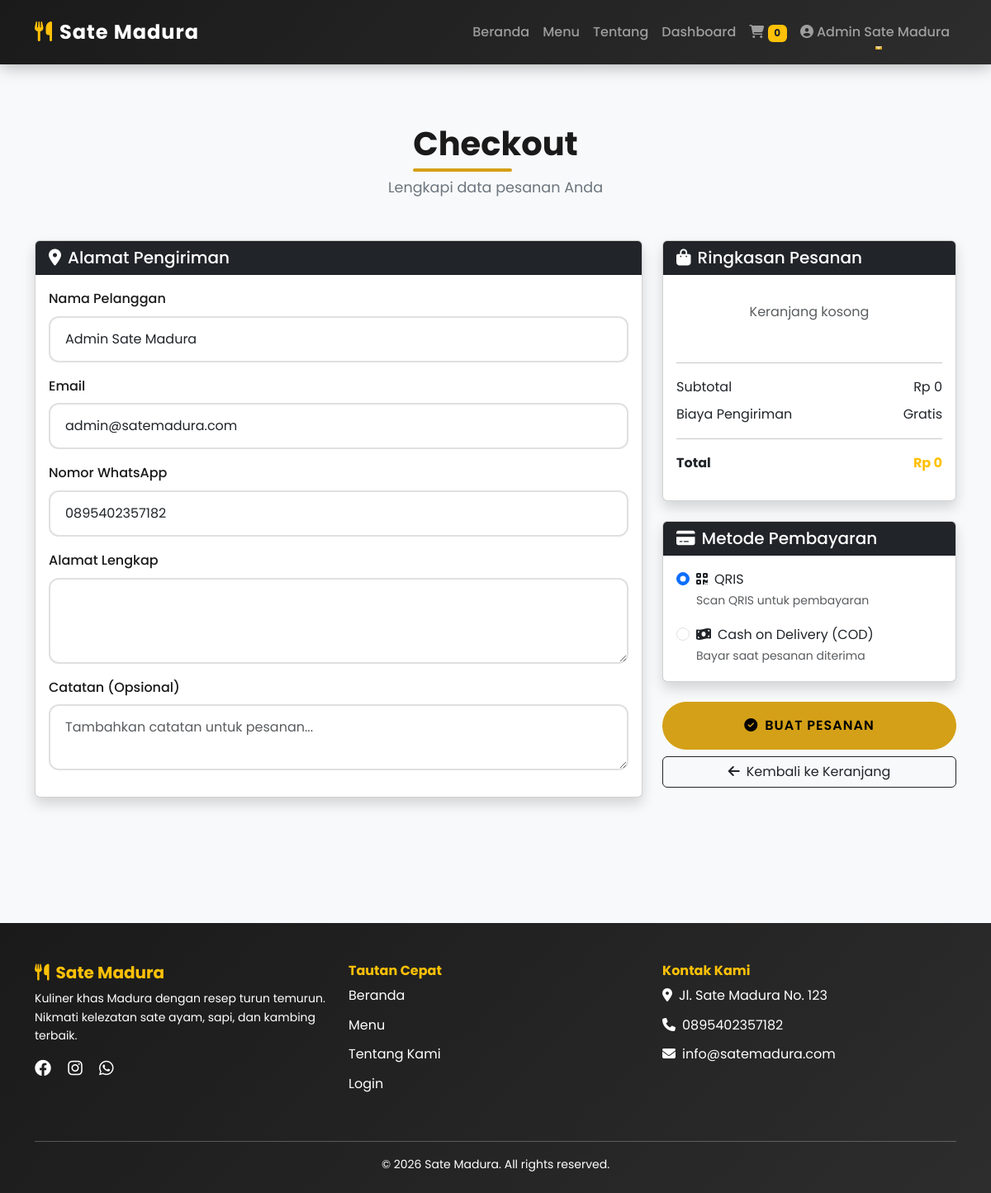
The page /checkout.php (signed in) on the database its author committed.
### tables this page shows
CREATE TABLE IF NOT EXISTS users (
    id INT AUTO_INCREMENT PRIMARY KEY,
    name VARCHAR(100) NOT NULL,
    email VARCHAR(100) UNIQUE NOT NULL,
    phone VARCHAR(20) NOT NULL,
    password VARCHAR(255) NOT NULL,
    address TEXT,
    role ENUM('customer', 'admin') DEFAULT 'customer',
    created_at TIMESTAMP DEFAULT CURRENT_TIMESTAMP,
    reset_token VARCHAR(255) DEFAULT NULL,
    reset_token_expire DATETIME DEFAULT NULL
);

### checkout.php (the view, shortened to what this page needs)
<?php
$conn = getConnection();
$stmt = $conn->prepare("SELECT * FROM users WHERE id = ?");
$stmt->bind_param("i", $_SESSION['user_id']);
$stmt->execute();
$result = $stmt->get_result();
$user = $result->fetch_assoc();
?>
<?php include 'header.php'; ?>
<div class="section-padding">
    <div class="container">
        <div class="text-center mb-5">
            <h2 class="section-title">Checkout</h2>
            <p class="section-subtitle">Lengkapi data pesanan Anda</p>
        </div>
        <form method="POST" action="" id="checkout-form">
            <div class="row">
                <div class="col-lg-8">
                    <div class="card shadow mb-4">
                        <div class="card-header bg-dark text-white">
                            <h5 class="mb-0"><i class="fas fa-map-marker-alt me-2"></i>Alamat Pengiriman</h5>
                        </div>
                        <div class="card-body">
                            <div class="mb-3">
                                <label class="form-label">Nama Pelanggan</label>
                                <input type="text" class="form-control" value="<?php echo htmlspecialchars($user['name']); ?>" readonly>
                            </div>
                            <div class="mb-3">
                                <label class="form-label">Email</label>
                                <input type="email" class="form-control" value="<?php echo htmlspecialchars($user['email']); ?>" readonly>
                            </div>
                            <div class="mb-3">
                                <label class="form-label">Nomor WhatsApp</label>
                                <input type="tel" class="form-control" name="delivery_phone" value="<?php echo htmlspecialchars($user['phone']); ?>" required>
                            </div>
                            <div class="mb-3">
                                <label class="form-label">Alamat Lengkap</label>
                                <textarea class="form-control" name="delivery_address" rows="3" required><?php echo htmlspecialchars($user['address']); ?></textarea>
                            </div>
                            <div class="mb-3">
                                <label class="form-label">Catatan (Opsional)</label>
                                <textarea class="form-control" name="notes" rows="2" placeholder="Tambahkan catatan untuk pesanan..."></textarea>
                            </div>
                        </div>
                    </div>
                </div>
                <div class="col-lg-4">
                    <div class="card shadow">
                        <div class="card-header bg-dark text-white">
                            <h5 class="mb-0"><i class="fas fa-shopping-bag me-2"></i>Ringkasan Pesanan</h5>
                        </div>
                        <div class="card-body">
                            <div id="checkout-items">
                            </div>
                            <hr>
                            <div class="d-flex justify-content-between mb-2">
                                <span>Subtotal</span>
                                <span id="checkout-subtotal">Rp 0</span>
                            </div>
                            <div class="d-flex justify-content-between mb-2">
                                <span>Biaya Pengiriman</span>
                                <span>Gratis</span>
                            </div>
                            <hr>
                            <div class="d-flex justify-content-between mb-3">
                                <strong>Total</strong>
                                <strong id="checkout-total" class="text-warning">Rp 0</strong>
                            </div>
                        </div>
                    </div>
                    <div class="card shadow mt-4">
                        <div class="card-header bg-dark text-white">
                            <h5 class="mb-0"><i class="fas fa-credit-card me-2"></i>Metode Pembayaran</h5>
                        </div>
                        <div class="card-body">
                            <div class="form-check mb-3">
                                <input class="form-check-input" type="radio" name="payment_method" id="payment-qris" value="qris" checked>
                                <label class="form-check-label" for="payment-qris">
                                    <i class="fas fa-qrcode me-2"></i>QRIS
                                    <br><small class="text-muted">Scan QRIS untuk pembayaran</small>
                                </label>
                            </div>
                            <div class="form-check">
                                <input class="form-check-input" type="radio" name="payment_method" id="payment-cod" value="cod">
                                <label class="form-check-label" for="payment-cod">
                                    <i class="fas fa-money-bill-wave me-2"></i>Cash on Delivery (COD)
                                    <br><small class="text-muted">Bayar saat pesanan diterima</small>
                                </label>
                            </div>
                        </div>
                    </div>
                    <button type="submit" class="btn btn-warning w-100 py-3 mt-4">
                        <i class="fas fa-check-circle me-2"></i>Buat Pesanan
                    </button>
                    <a href="cart.php" class="btn btn-outline-dark w-100 mt-2">
                        <i class="fas fa-arrow-left me-2"></i>Kembali ke Keranjang
                    </a>
                </div>
            </div>
        </form>
    </div>
</div>
<?php include 'footer.php'; ?>

### style.css (style rules this page uses)
:root { --primary-color: #d4a017; --secondary-color: #1a1a1a; --accent-color: #ff6b35; --dark-bg: #121212; --light-bg: #f8f9fa; --text-muted: #6c757d; }
* { margin: 0; padding: 0; box-sizing: border-box; }
body { font-family: 'Poppins', sans-serif; background-color: var(--light-bg); color: #333; line-height: 1.6; }
.btn-warning { background-color: var(--primary-color); border-color: var(--primary-color); color: #000; font-weight: 600; padding: 12px 30px; border-radius: 30px; transition: all 0.3s ease; text-transform: uppercase; letter-spacing: 1px; }
.section-padding { padding: 80px 0; }
.section-title { font-size: 2.5rem; font-weight: 700; color: var(--secondary-color); margin-bottom: 15px; position: relative; display: inline-block; }
.section-title::after { content: ''; position: absolute; width: 60%; height: 4px; background: var(--primary-color); bottom: -10px; left: 0; border-radius: 2px; }
.section-subtitle { color: var(--text-muted); font-size: 1.1rem; margin-bottom: 50px; }
.form-control { border: 2px solid #e0e0e0; border-radius: 12px; padding: 14px 18px; font-size: 1rem; transition: all 0.3s ease; }
.form-label { font-weight: 500; color: var(--secondary-color); margin-bottom: 8px; }

### rows shown on the page
users: name "Admin Sate Madura", email "admin@satemadura.com", delivery_phone "0895402357182"

### other values the page prints
$_SESSION['name'] "Admin Sate Madura"
